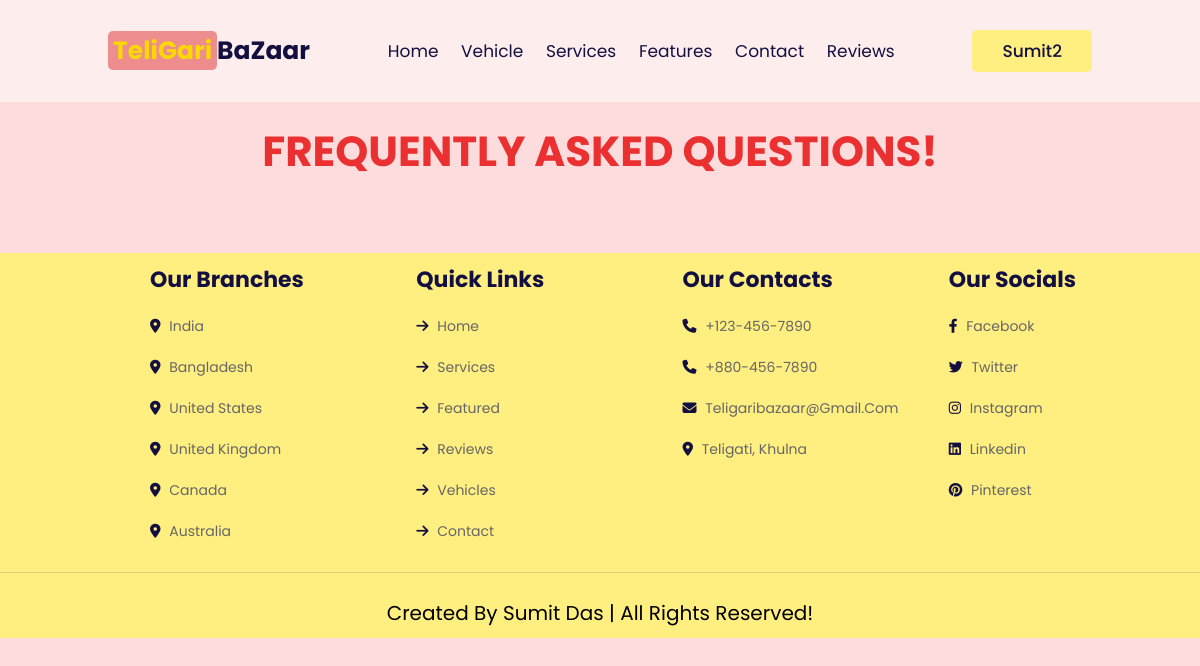
/FAQ.php (signed in), run on an earlier commit of the app's database.
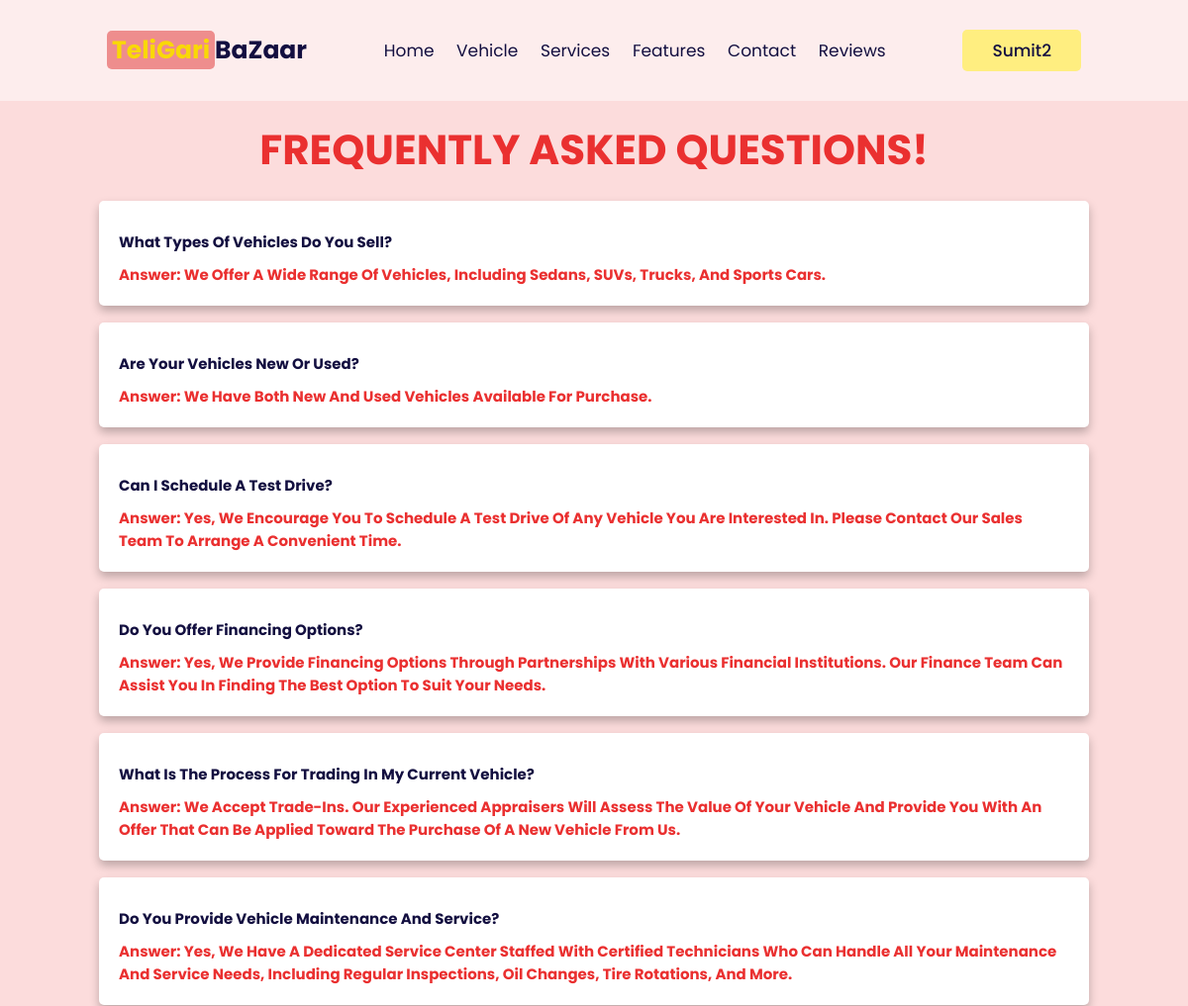
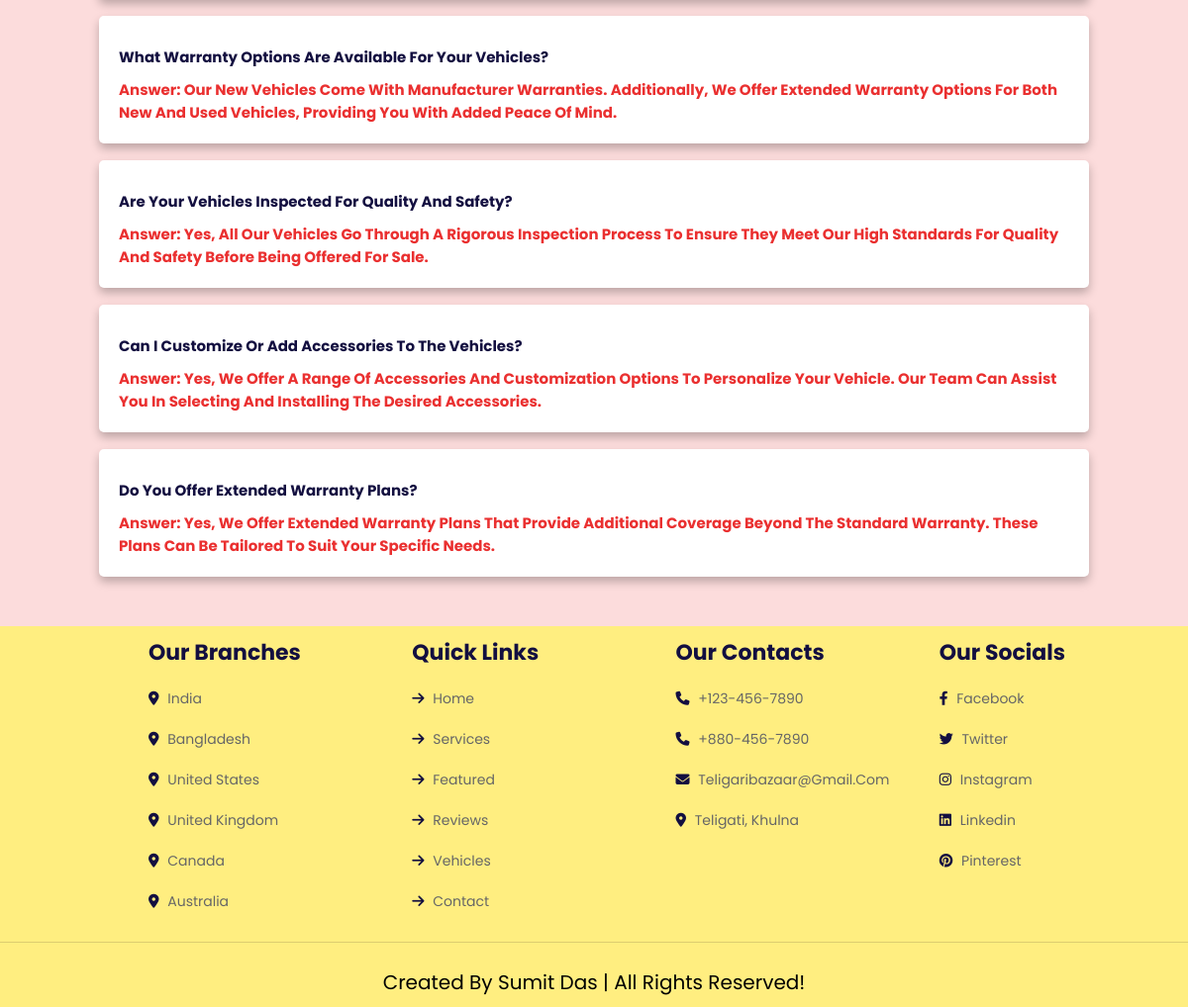
And on a later commit of the database (2 pictures, top to bottom).
### tables this page shows
CREATE TABLE `faq` (
  `qs` varchar(255) NOT NULL,
  `ans` varchar(255) NOT NULL
);

### FAQ.php (the view, shortened to what this page needs)
<?php
@include 'config.php';
$sql = "SELECT * FROM faq";
$result = $conn->query($sql);
$faq = array();
if ($result->num_rows > 0) {
    while ($row = $result->fetch_assoc()) {
        $faq[] = $row;
    }
}
?>
<!DOCTYPE html>
<html>
<head>
    <link rel="stylesheet" href="https://cdn.jsdelivr.net/npm/swiper@9/swiper-bundle.min.css" />
    <link rel="stylesheet" href="https://cdnjs.cloudflare.com/ajax/libs/font-awesome/6.4.0/css/all.min.css">
    <link rel="stylesheet" href="teligari_controller.css">
</head>
<body>
<header class="header">
    <a href="user_page.php" class="logo"><span>TeliGari</span>BaZaar</a>
    <nav class="navbar">
        <a href="user_page.php#home">home</a>
        <a href="user_page.php#vehicles">vehicle</a>
        <a href="user_page.php#services">services</a>
        <a href="user_page.php#features">features</a>
        <a href="user_page.php#contact">contact</a>
        <a href="user_page.php#reviews">reviews</a>
    </nav>
    <div id="profile-btn" class="profile-btn-container">
        <div class="btn-wrapper">
        <button class="btn">
            <span>
                <?php
                    echo $_SESSION['user_name'];
                ?>
            </span>
        </button>
        </div>
    </div>
</header>
    <h1>Frequently asked Questions!</h1>
    <div class="faq-container">
    <?php foreach ($faq as $faq): ?>
        <div class="qs">
            <div class="content">
                <h3><?php echo $faq['qs']; ?></h3>
                <h4><?php echo $faq['ans']; ?></h4>
            </div>
        </div>
            <?php endforeach; ?>
    </div>
    <section class="footer">
        <div class="box-container">
            <div class="box">
                <h3>Our branches</h3>
                <a href="#"><i class="fas fa-map-marker-alt"></i> India  </a>
                <a href="#"><i class="fas fa-map-marker-alt"></i> Bangladesh </a>
                <a href="#"><i class="fas fa-map-marker-alt"></i> United States </a>
                <a href="#"><i class="fas fa-map-marker-alt"></i> United Kingdom </a>
                <a href="#"><i class="fas fa-map-marker-alt"></i> Canada </a>
                <a href="#"><i class="fas fa-map-marker-alt"></i> Australia </a>
            </div>
            <div class="box">
                <h3>Quick links</h3>
                <a href="#home"><i class="fas fa-arrow-right"></i> home </a>
                <a href="#services"><i class="fas fa-arrow-right"></i> services </a>
                <a href="#features"><i class="fas fa-arrow-right"></i> featured </a>
                <a href="#reviews"><i class="fas fa-arrow-right"></i> reviews </a>
                <a href="#vehicles"><i class="fas fa-arrow-right"></i> vehicles </a>
                <a href="#contact"><i class="fas fa-arrow-right"></i> contact </a>
            </div>
            <div class="box">
                <h3>Our Contacts</h3>
                <a href="#"><i class="fas fa-phone"></i> +123-456-7890 </a>
                <a href="#"><i class="fas fa-phone"></i> +880-456-7890 </a>
                <a href="#"><i class="fas fa-envelope"></i> teligaribazaar@gmail.com </a>
                <a href="https://goo.gl/maps/TYBkx1Zyn6mCJZJL7"><i class="fas fa-map-marker-alt"></i> Teligati, Khulna</a>
            </div>
            <div class="box">
                <h3>Our Socials</h3>
                <a href="https://www.facebook.com/Mar4KoV"><i class="fab fa-facebook-f"></i> facebook </a>
                <a href="https://twitter.com/_su_mit_77"><i class="fab fa-twitter"></i> twitter </a>
                <a href="https://www.instagram.com/su._.mit_____/"><i class="fab fa-instagram"></i> instagram </a>
                <a href="https://www.linkedin.com/in/sumitdas77/"><i class="fab fa-linkedin"></i> linkedin </a>
                <a href="https://www.pinterest.com/sumitsd123471/"><i class="fab fa-pinterest"></i> pinterest </a>
            </div>
        </div>
        <div class="credit">Created by Sumit Das | all rights reserved!</div>
    </section>
</body>
</html>

### teligari_controller.css (style rules this page uses)
:root { --yellow: #f9d806; --light-yellow: #ffee80; --black: #130f40; --light-color: #666; --cream: #ee8d8d; --red: #ea3030; --change: rgb(187, 254, 254); --border: .1rem solid rgba(0, 0, 0, 0.139); --box-shadow: 0 .5rem 1rem rgba(0, 0, 0, 0.251); }
* { font-family: 'Poppins', sans-serif; margin: 0; padding: 0; box-sizing: border-box; outline: none; border: none; text-decoration: none; text-transform: capitalize; transition: all 0.2s linear; }
html { font-size: 62.5%; overflow-x: hidden; scroll-padding-top: 7rem; scroll-behavior: smooth; }
body { background: #fcdcdc; }
.header { position: fixed; top: 0; left: 0; right: 0; z-index: 999; background: #fdeded; display: flex; align-items: center; justify-content: space-between; padding: 3rem 9%; }
.header .logo { font-size: 2.5rem; color: var(--black); font-weight: bolder; }
.header .logo span { color: var(--yellow); background-color: var(--cream); border-radius: 5px; padding: 2px 5px; }
.header .navbar a { font-size: 1.7rem; margin: 0 1rem; color: var(--black); }
.header .btn { margin-top: 0; }
.btn-wrapper { display: grid; place-content: center; }
.btn-wrapper button { display: flex; }
.profile-btn-container { position: relative; }
h1 { margin-top: 12rem; text-align: center; font-size: 3.5vw; text-transform: uppercase; color: var(--red); }
.btn { display: inline-block; margin-top: 1rem; border-radius: 0.5rem; background: var(--light-yellow); color: var(--black); font-weight: 500; font-size: 1.7rem; cursor: pointer; padding: 0.8rem 3rem; }
.faq-container { padding-top: 2rem; padding-bottom: 5rem; display: grid; gap: 1.7rem; background: #fcdcdc; margin-left: 10rem; margin-right: 10rem; }
.faq-container .qs { gap: 1.5rem; padding: 2rem; background: #fff; box-shadow: var(--box-shadow); border-radius: 0.5rem; transform: scale(1); }
.faq-container .qs .content h3 { font-size: 1.5rem; padding-top: 1rem; padding-bottom: 1rem; color: var(--black); }
.faq-container .qs .content h4 { font-size: 1.5rem; color: var(--red); }
.footer { background: var(--light-yellow); }
.footer .box-container { padding-left: 15rem; display: grid; grid-template-columns: repeat(auto-fit, minmax(25rem, 1fr)); gap: 1.5rem; }
.footer .box-container .box h3 { color: var(--black); font-size: 2.2rem; padding: 1rem 0; }
.footer .box-container .box a { color: var(--light-color); font-size: 1.4rem; display: block; padding: 1rem 0; }
.footer .box-container .box a i { padding-right: .5rem; color: var(--black); }
.footer .credit { text-align: center; border-top: var(--border); padding: 1rem; padding-top: 2.5rem; margin-top: 2rem; font-size: 2rem; }

What changed in the data, as far as the page shows it:
added faq: qs "What Types Of Vehicles Do You Sell?", ans "Answer: We Offer A Wide Range Of Vehicles, Including Sedans, SUVs, Trucks, And Sports Cars."
added faq: qs "Are Your Vehicles New Or Used?", ans "Answer: We Have Both New And Used Vehicles Available For Purchase."
added faq: qs "Can I Schedule A Test Drive?", ans "Answer: Yes, We Encourage You To Schedule A Test Drive Of Any Vehicle You Are Interested In. Please Contact Our Sales Team To Arrange A Convenient Time."
added faq: qs "Do You Offer Financing Options?", ans "Answer: Yes, We Provide Financing Options Through Partnerships With Various Financial Institutions. Our Finance Team Can Assist You In Finding The Best Option To Suit Your Needs."
added faq: qs "What Is The Process For Trading In My Current Vehicle?", ans "Answer: We Accept Trade-Ins. Our Experienced Appraisers Will Assess The Value Of Your Vehicle And Provide You With An Offer That Can Be Applied Toward The Purchase Of A New Vehicle From Us."
added faq: qs "Do You Provide Vehicle Maintenance And Service?", ans "Answer: Yes, We Have A Dedicated Service Center Staffed With Certified Technicians Who Can Handle All Your Maintenance And Service Needs, Including Regular Inspections, Oil Changes, Tire Rotations, And More."
added faq: qs "What Warranty Options Are Available For Your Vehicles?", ans "Answer: Our New Vehicles Come With Manufacturer Warranties. Additionally, We Offer Extended Warranty Options For Both New And Used Vehicles, Providing You With Added Peace Of Mind."
added faq: qs "Are Your Vehicles Inspected For Quality And Safety?", ans "Answer: Yes, All Our Vehicles Go Through A Rigorous Inspection Process To Ensure They Meet Our High Standards For Quality And Safety Before Being Offered For Sale."
added faq: qs "Can I Customize Or Add Accessories To The Vehicles?", ans "Answer: Yes, We Offer A Range Of Accessories And Customization Options To Personalize Your Vehicle. Our Team Can Assist You In Selecting And Installing The Desired Accessories."
added faq: qs "Do You Offer Extended Warranty Plans?", ans "Answer: Yes, We Offer Extended Warranty Plans That Provide Additional Coverage Beyond The Standard Warranty. These Plans Can Be Tailored To Suit Your Specific Needs."
